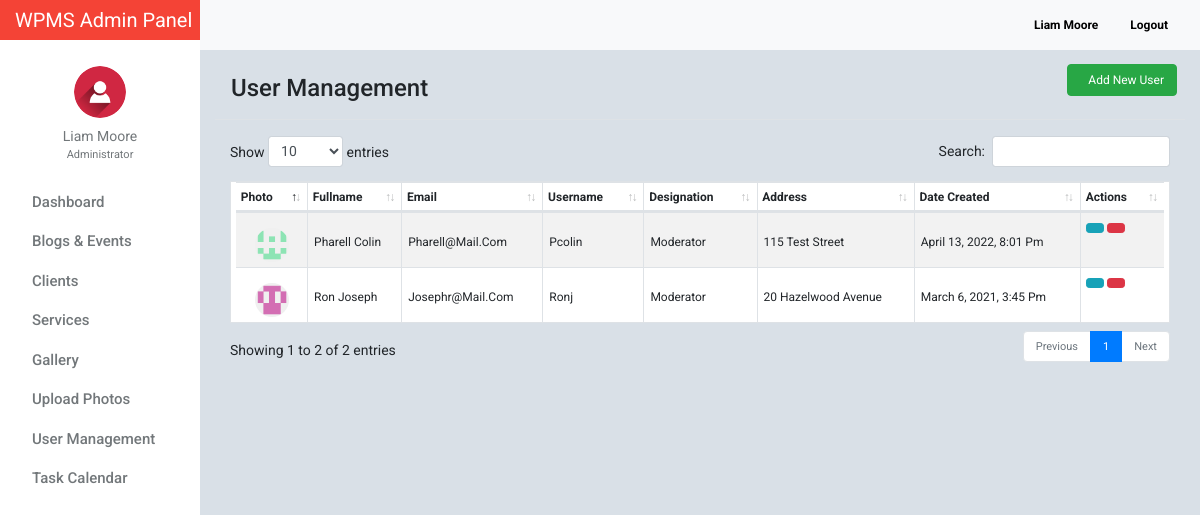
/admin/users.php (signed in), run on the app's committed database.
### tables this page shows
CREATE TABLE `tblusers` (
  `id` int(11) NOT NULL,
  `firstname` varchar(32) NOT NULL,
  `lastname` varchar(32) NOT NULL,
  `gender` enum('m','f') NOT NULL,
  `username` varchar(50) NOT NULL,
  `password` varchar(50) NOT NULL,
  `email` varchar(100) NOT NULL,
  `designation` varchar(100) NOT NULL,
  `address` text NOT NULL,
  `access_level` enum('0','1','2') NOT NULL,
  `profile_picture` varchar(100) NOT NULL,
  `date_created` varchar(100) NOT NULL
);

### admin/include/database.php (called while the page is built, shortened)
<?php
class Database
{
    public $connection;
    public function open_connection()
    {
        $this->connection = mysqli_connect(DB_HOST, DB_USER, DB_PASS, DB_NAME);
    }
    public function query($sql)
    {
        $result = mysqli_query($this->connection, $sql);
        return $result;
    }
}
$db = new Database();
?>

### admin/include/db_object.php (called while the page is built, shortened)
<?php
class DB_Object
{
    public static function find_all() {
        return static::find_by_query("SELECT * FROM " . static::$db_table . " ORDER BY id DESC");
    }
    public static function find_by_id($id) {
        $the_result_array = static::find_by_query("SELECT * FROM " . static::$db_table . " WHERE id = $id ORDER BY id DESC  LIMIT 1 ");
        return !empty($the_result_array) ? array_shift($the_result_array) : false;
    }
    public static function find_by_query($sql) {
        global $db;
        $result_set = $db->query($sql);
        $the_object_array = array();
        while($row = mysqli_fetch_array($result_set)) {
            $the_object_array[] = static::instantiation($row);
        }
        return $the_object_array;
    }
    public static function instantiation($the_record){
        $the_object = new $calling_class;
        foreach($the_record as $the_attribute => $value)
        {
            if($the_object->has_the_attribute($the_attribute)) {
                $the_object->$the_attribute = $value;
            }
        }
        return $the_object;
    }
    private function has_the_attribute($the_attribute) {
        $object_properties = get_object_vars($this);
        return array_key_exists($the_attribute, $object_properties);
    }
}
?>

### admin/include/Users.php (called while the page is built, shortened)
<?php
class Users extends DB_Object
{
    public $profile_picture;
    public $upload_directory = "upload/users";
    public $image_placeholder = "http://placehold.it/64x64&text=images";
    public function profile_picture_picture() {
        return empty($this->profile_picture) ? $this->image_placeholder : $this->upload_directory. '/' .$this->profile_picture;
    }
}
?>

### admin/include/Helper.php (called while the page is built, shortened)
<?php
function trim_body($text, $max_length = 30, $tail = '...') {
    return $text;
}

### admin/users.php (the view, shortened to what this page needs)
<?php
     $users =  Users::find_all();
?>
<?php $users_profile = Users::find_by_id($_SESSION['id']); ?>
<!doctype html>
<html lang="en">
<head>
    <link href="css/bootstrap.min.css" rel="stylesheet">
    <link href="css/dashboard.css" rel="stylesheet">
    <link href="css/dataTables.bootstrap4.min.css" rel="stylesheet">
    <link rel="stylesheet" type="text/css"
          href="https://cdn.materialdesignicons.com/2.1.19/css/materialdesignicons.min.css">
</head>
<body>
<?php include_once 'include/sidebar.php'; ?>
<div class="d-flex justify-content-between flex-wrap flex-md-nowrap align-items-center pb-2 mb-3 border-bottom">
    <h4 class="h4 mt-4 ml-3">User Management</h4>
    <div class="btn-toolbar mb-2 mb-md-0">
        <div class="btn-group mr-2">
            <a class="btn btn-md btn-success" style="font-size: 12px;" href="users_add.php"><i class="mdi mdi-account-plus mr-2"></i> Add New User</a>
        </div>
    </div>
</div>
<table id="example" class="table table-striped table-hover table-bordered table-sm" cellspacing="0" width="100%" style="background: white;padding: 0 5px;">
    <thead>
        <tr>
            <th>Photo</th>
            <th>Fullname</th>
            <th>Email</th>
            <th>Username</th>
            <th>Designation</th>
            <th>Address</th>
            <th>Date Created</th>
            <th>Actions</th>
        </tr>
    </thead>
    <tbody>
    <?php foreach ($users as $user) : ?>
        <?php
            if( $user->id == $_SESSION['id']) {
                continue;
            }
        ?>
        <tr>
            <td>
                <div class="text-center">
                <img src="<?= $user->profile_picture_picture(); ?>" alt="" class="img-fluid rounded-circle" style="width: 34px;height: 34px;"></td></div>
            <td class="special"><?= $user->firstname . ' ' . $user->lastname;?></td>
            <td class="special"><?= $user->email; ?></td>
            <td class="special"> <?= $user->username; ?></td>
            <td class="special"> <?php if($user->designation  == '1') { echo 'Moderator';} else { echo 'admin';} ?></td>
            <td class="special"> <?= trim_body($user->address, 50); ?></td>
            <td class="special"> <?= $user->date_created; ?></td>
            <td>
                <a href="users_edit.php?id=<?= $user->id; ?>" class="btn btn-info btn-sm" data-toggle="tooltip" data-placement="top" title="
                    Edit This User"><i class="mdi mdi-pencil"></i></a>
                <a href="users_delete.php?id=<?= $user->id; ?>" class="btn btn-danger btn-sm" data-toggle="tooltip" data-placement="top" title="Delete This User"><i class="mdi mdi-delete"></i></a>
            </td>
    <?php endforeach; ?>
</body>
</html>

### admin/include/sidebar.php (shortened to what this page needs)
<nav class="navbar sticky-top p-0" style="width: 16.7%;background-color: #f44336;">
    <a class="navbar-brand col-sm-3 col-md-2 mr-0" style="color:white;" href="dashboard.php">
        WPMS Admin Panel
    </a>
</nav>
<div class="container-fluid">
    <div class="row">
        <nav class="col-md-2 d-none d-md-block bg-light sidebar">
            <div class="sidebar-sticky">
                <ul class="nav flex-column">
                    <li class="nav-item mt-3">
                        <div class="text-center">
                            <a href="users_profile.php" class="user-button">
                                <img src="<?= $users_profile->profile_picture_picture(); ?>" class="img-fluid rounded-circle" width="52" height="52" alt="">
                                <div class="user-profile"><?= $users_profile->firstname . ' ' . $users_profile->lastname; ?></div>
                            </a>
                                <div class="text-center mt-0" style="font-size: 11px;color:#72777a;">
                                    <?= ($users_profile->designation == 0) ? 'Administrator' : 'Moderator'; ?>
                                </div>
                        </div>
                    </li>
                    <li class="nav-item"><div class="dropdown-divider"></div></li>
                    <li class="nav-item">
                        <a class="nav-link" href="dashboard.php">
                            Dashboard <span class="sr-only">(current)</span>
                        </a>
                    </li>
                    <li class="nav-item"><div class="dropdown-divider"></div></li>
                    <li class="nav-item">
                        <a class="nav-link" href="blog_events.php">
                            Blogs &amp; Events
                        </a>
                    </li>
                    <li class="nav-item"><div class="dropdown-divider"></div></li>
                    <li class="nav-item">
                        <a class="nav-link" href="client.php" >
                            Clients
                        </a>
                    </li>
                    <li class="nav-item"><div class="dropdown-divider"></div></li>
                    <li class="nav-item">
                        <a class="nav-link" href="service_list.php">
                            Services
                        </a>
                    </li>
                    <li class="nav-item"><div class="dropdown-divider"></div></li>
                    <li class="nav-item">
                        <a class="nav-link" href="photos_view.php">
                            Gallery
                        </a>
                    </li>
                    <li class="nav-item"><div class="dropdown-divider"></div></li>
                    <li class="nav-item">
                        <a class="nav-link" href="photos_add.php">
                            Upload Photos
                        </a>
                    </li>
                    <li class="nav-item"><div class="dropdown-divider"></div></li>
                    <li class="nav-item">
                        <a class="nav-link" href="users.php">
                            User Management
                        </a>
                    </li>
                    <li class="nav-item"><div class="dropdown-divider"></div></li>
                    <li class="nav-item">
                        <a class="nav-link" href="task_all_calendar.php">
                            Task Calendar
                        </a>
                    </li>
                </ul>
            </div>
        </nav>
        <main role="main" class="col-md-9 ml-sm-auto col-lg-10" style="margin-top: -40px;z-index: 999">
            <nav class="navbar navbar-expand-lg navbar-light bg-light" style="margin-left:-15px;margin-right: -15px;">
                <button class="navbar-toggler" type="button" data-toggle="collapse" data-target="#navbarNav" aria-controls="navbarNav" aria-expanded="false" aria-label="Toggle navigation">
                </button>
                <div class="form-inline my-2 my-lg-0">
                    <a class="nav-link" href="users_profile.php"><b><?= ucfirst($users_profile->firstname) . ' ' . ucfirst($users_profile->lastname); ?></b></a>
                    <a class="nav-link" href="logout.php"><b><i class="mdi mdi-logout" style="color: #f44336!important;"></i> Logout</b></a>
                </div>
            </nav>

### admin/css/dashboard.css (style rules this page uses)
body { font-size: .875rem; font-family: 'Roboto', 'Segoe UI',sans-serif; background: #D9E0E7; }
.sidebar { position: fixed; top: 0; bottom: 0; left: 0; z-index: 100; padding: 0; box-shadow: inset -1px 0 0 rgba(0, 0, 0, .1); background-color: #fff; }
.sidebar-sticky { position: -webkit-sticky; position: sticky; top: 40px; height: calc(100vh - 48px); height: 100% !important; padding-top: 2.5rem; overflow-x: hidden; overflow-y: auto; background-color: #fff; }
.sidebar .nav-link { font-weight: 500; color: #72777a; font-size: 15px; text-transform: capitalize; transition: all 2s linear; font-family: 'Roboto', sans-serif; }
.nav.flex-column li.nav-item:nth-child(2) { margin-top:10px; }
.user-profile { color: #72777a; margin-top: 8px; }
img.img-fluid.rounded-circle { margin-top: 10px; }
.form-inline.my-2.my-lg-0 a.nav-link { color: black; font-size: 12px; }
.dropdown-divider { border-top: 1px solid #fff; }
.nav.flex-column a.nav-link { padding: .0rem 1rem; }
.user-profile { text-transform: capitalize; }
.btn-group.mr-2 { border-top-right-radius: 0 !important; border-left-right-radius: 0 !important; }

### admin/users.php (style rules this page uses)
table.table.table-striped.table-bordered.table-sm { font-size:12px; }
td.special { padding: 0; padding-top: 20px; padding-left:6px; margin-top:10px; text-transform: capitalize; }

### data on the page
tblusers: profile_picture (picture), firstname "Liam", lastname "Moore"
tblusers: profile_picture (picture), firstname "Pharell", lastname "Colin", email "Pharell@mail.com", username "Pcolin", designation "Moderator", address "115 Test Street", date_created "April 13, 2022, 8:01 Pm"
tblusers: profile_picture (picture), firstname "Ron", lastname "Joseph", email "Josephr@mail.com", username "Ronj", designation "Moderator", address "20 Hazelwood Avenue", date_created "March 6, 2021, 3:45 Pm"
